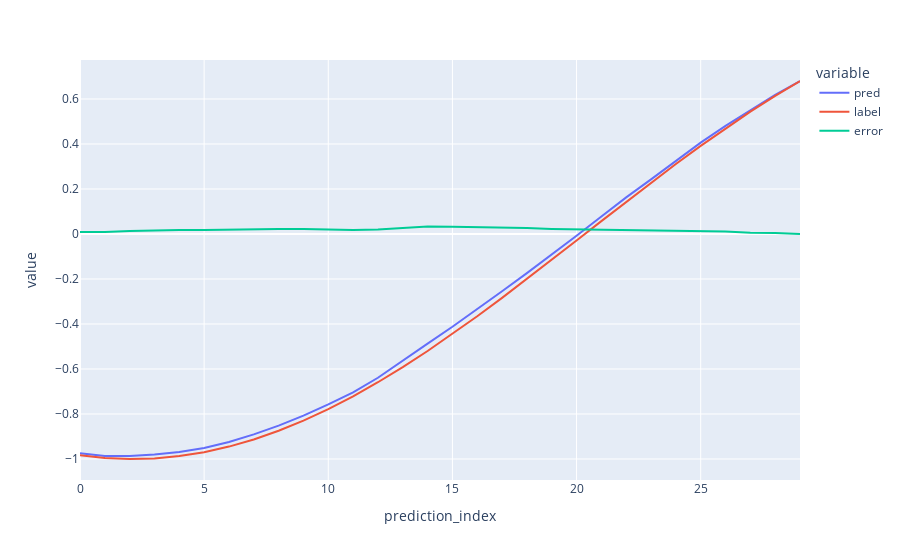

Notebook code for this chart:
### Code cell
plot_df ={'prediction_index': np.arange(pred_horizon),
          'pred': output[:pred_horizon],
          'label': label_test[:pred_horizon],
          'error': output[:pred_horizon]-label_test[:pred_horizon]}

fig = px.line(plot_df, x='prediction_index', y=['pred','label','error'])
fig.show()

### Figure 1 — Plotly figure (JSON) as saved in the notebook; plotly's stock layout.template omitted (floating-point values rounded to 4 significant figures)
{"data": [{"hovertemplate": "variable=pred<br>prediction_index=%{x}<br>value=%{y}<extra></extra>", "legendgroup": "pred", "line": {"color": "#636efa", "dash": "solid"}, "marker": {"symbol": "circle"}, "mode": "lines", "name": "pred", "orientation": "v", "showlegend": true, "type": "scatter", "x": [0, 1, 2, 3, 4, 5, 6, 7, 8, 9, 10, 11, 12, 13, 14, 15, 16, 17, 18, 19, 20, 21, 22, 23, 24, 25, 26, 27, 28, 29], "xaxis": "x", "y": [-0.9748, -0.9869, -0.9861, -0.9799, -0.9692, -0.9512, -0.9246, -0.8905, -0.8518, -0.8073, -0.7572, -0.7038, -0.6388, -0.5647, -0.4869, -0.4124, -0.3347, -0.2541, -0.1736, -0.09221, -0.007618, 0.07811, 0.1628, 0.243, 0.325, 0.4063, 0.4807, 0.549, 0.6186, 0.6797], "yaxis": "y"}, {"hovertemplate": "variable=label<br>prediction_index=%{x}<br>value=%{y}<extra></extra>", "legendgroup": "label", "line": {"color": "#EF553B", "dash": "solid"}, "marker": {"symbol": "circle"}, "mode": "lines", "name": "label", "orientation": "v", "showlegend": true, "type": "scatter", "x": [0, 1, 2, 3, 4, 5, 6, 7, 8, 9, 10, 11, 12, 13, 14, 15, 16, 17, 18, 19, 20, 21, 22, 23, 24, 25, 26, 27, 28, 29], "xaxis": "x", "y": [-0.9831, -0.9952, -0.9999, -0.9972, -0.987, -0.9695, -0.9448, -0.913, -0.8745, -0.8294, -0.7782, -0.7212, -0.6588, -0.5915, -0.5198, -0.4442, -0.3654, -0.2838, -0.2001, -0.1149, -0.02887, 0.05738, 0.1432, 0.228, 0.311, 0.3918, 0.4696, 0.544, 0.6143, 0.68], "yaxis": "y"}, {"hovertemplate": "variable=error<br>prediction_index=%{x}<br>value=%{y}<extra></extra>", "legendgroup": "error", "line": {"color": "#00cc96", "dash": "solid"}, "marker": {"symbol": "circle"}, "mode": "lines", "name": "error", "orientation": "v", "showlegend": true, "type": "scatter", "x": [0, 1, 2, 3, 4, 5, 6, 7, 8, 9, 10, 11, 12, 13, 14, 15, 16, 17, 18, 19, 20, 21, 22, 23, 24, 25, 26, 27, 28, 29], "xaxis": "x", "y": [0.008357, 0.008367, 0.01385, 0.01729, 0.01779, 0.01827, 0.02014, 0.02258, 0.0227, 0.02214, 0.02098, 0.0174, 0.01999, 0.02676, 0.03291, 0.03185, 0.03064, 0.02965, 0.0265, 0.02271, 0.02126, 0.02073, 0.01964, 0.01507, 0.01394, 0.01454, 0.01107, 0.005019, 0.004306, -0.0002402], "yaxis": "y"}], "layout": {"legend": {"title": {"text": "variable"}, "tracegroupgap": 0}, "margin": {"t": 60}, "xaxis": {"anchor": "y", "domain": [0, 1], "title": {"text": "prediction_index"}}, "yaxis": {"anchor": "x", "domain": [0, 1], "title": {"text": "value"}}}}
